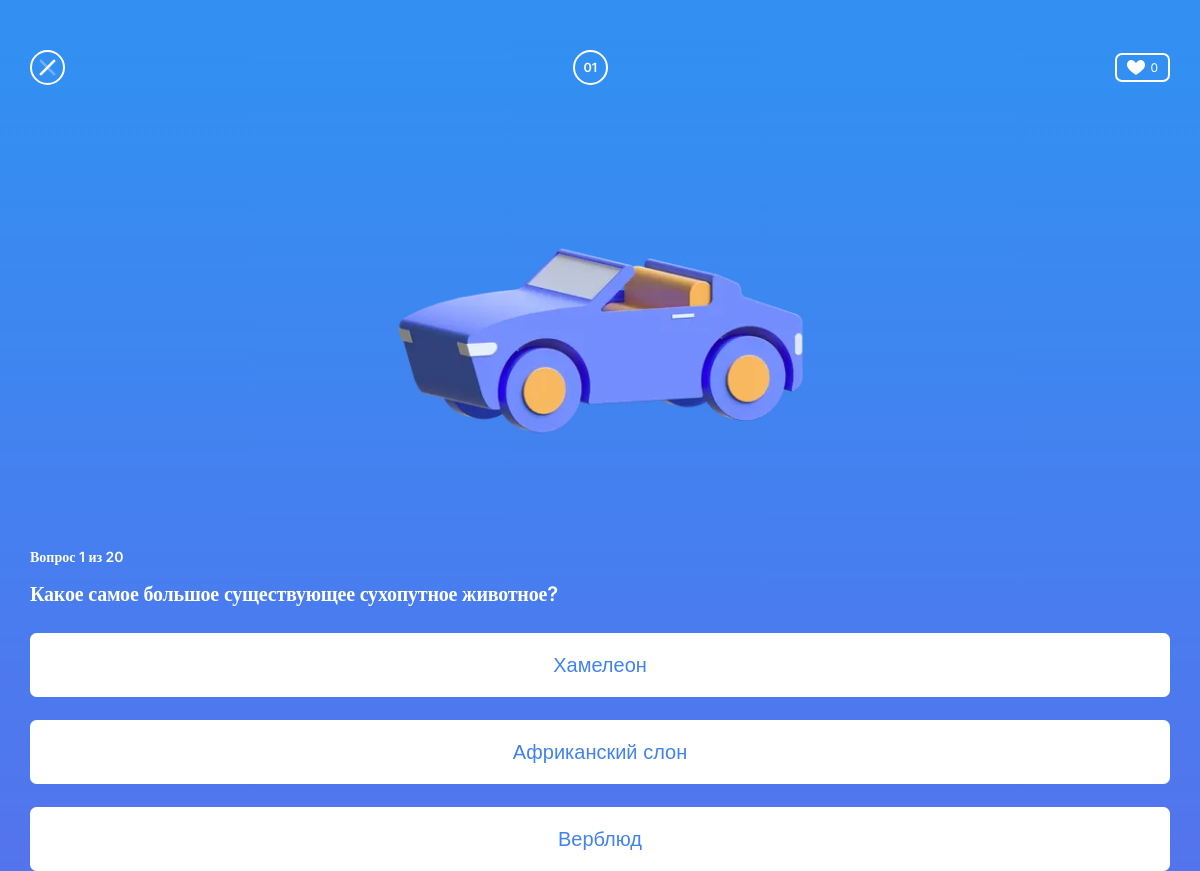
The page /pages/9/index.php on the database its author committed.
### tables this page shows
CREATE TABLE `questions` (
  `id` int(11) NOT NULL,
  `question_text` varchar(255) NOT NULL,
  `city_image` varchar(255) NOT NULL,
  `correct_answer` varchar(255) NOT NULL
);

### pages/9/index.php (the view, shortened to what this page needs)
<?php
$servername = "localhost";
$username = "root";
$password = "";
$dbname = "quiz_db";
$conn = new mysqli($servername, $username, $password, $dbname);
$currentQuestionId = $_SESSION['currentQuestionId'];
$query = "SELECT * FROM questions WHERE id = $currentQuestionId";
$result = $conn->query($query);
if ($result->num_rows > 0) {
    $question = $result->fetch_assoc();
    $questionText = $question['question_text'];
    $cityImage = $question['city_image'];
    $correctAnswer = $question['correct_answer'];
    $answers = array();
    $answers[] = $correctAnswer;
    if (strpos($questionText, 'животные') !== false || strpos($questionText, 'гиены') !== false) {
        $wrongAnswers = array(
            "Африканский слон", "Карликовая белозубка", "Анаконда", "Сокол-сапсан", "Кальмар гигантский", "Кролик",
            "Нарвал", "Жираф", "Сеул", "Обезьяна-тамарин", "Ворон", "Кашалот"
        );
    } else {
        $wrongAnswers = array(
            "Водомерка", "Кашалот", "Верблюд", "Нарвал",
            "Гепард", "Хамелеон", "Африканский слон",
            "Нет правильного ответа", "Иное", "Ворон", "Кашалот", "Обезьяна-тамарин"
        );
    }
    $wrongAnswers = array_diff($wrongAnswers, array($correctAnswer));
    $randomWrongAnswers = array_rand(array_flip($wrongAnswers), 2);
    $answers = array_merge($answers, $randomWrongAnswers);
    shuffle($answers);
}
?>
<!DOCTYPE html>
<html lang="ru">
<head>
    <link rel="stylesheet" href="styles/common.css">
    <link rel="stylesheet" href="styles/reset.css">
    <link rel="stylesheet" href="styles/style.css">
</head>
<body>
    <header>
        <div class="container">
            <div class="header_section">
            <a href="/pages/labs.php">
                <div class="header_close_img"></div>
            </a>
                <div class="counter-circle">
                    <span><?php echo str_pad($_SESSION['currentQuestionId'], 2, '0', STR_PAD_LEFT); ?></span>
                </div>
                <div class="header_like_section">
                    <div class="like_img"></div>
                    <div class="like_number"><?php echo $_SESSION['correctAnswers']; ?></div>
                </div>
            </div>
        </div>
    </header>
    <section>
        <div class="container">
            <div class="main_section">
                <div class="main_img" style="background-image: url('<?php echo htmlspecialchars($cityImage); ?>');"></div>
            </div>
            <div class="main_texts">
                <div class="main_title">Вопрос <?php echo $_SESSION['currentQuestionId'] . ' из 20'; ?></div>
                <div class="main_desc"><?php echo htmlspecialchars($questionText); ?></div>
            </div>
            <form method="POST" class="main_choice_all">
                <?php foreach ($answers as $answer): ?>
                    <div class="main_choice_button">
                        <button type="submit" name="answer" value="<?php echo htmlspecialchars($answer); ?>"><?php echo htmlspecialchars($answer); ?></button>
                    </div>
                <?php endforeach; ?>
            </form>
        </div>
    </section>
</body>
</html>

### pages/9/styles/common.css (style rules this page uses)
body, html { margin: 0; padding: 0; height: 100%; background: linear-gradient(180deg, #3290F2 0%, #5374ED 100%); }
body { font-family: "Jost", sans-serif; font-optical-sizing: auto; font-style: normal; height: 100vh; background-size: cover; background-position: center; background-repeat: no-repeat; background-color: #141515; background-size: 100% 100%; }
aside, nav, footer, header, section, main { display: block; }
input, textarea, button, select { font-family: inherit; font-size: inherit; color: inherit; background-color: transparent; }
button, input[type="submit"] { display: inline-block; box-shadow: none; background-color: transparent; background: none; cursor: pointer; }
.container { max-width: 1140px; margin: 0 auto; }

### pages/9/styles/style.css (style rules this page uses)
.header_close_img { width: 35px; height: 35px; background-position: center; background-repeat: no-repeat; background-image: url("/img/close.svg"); }
.counter-circle { width: 35px; height: 35px; border-radius: 50%; border: 2px solid white; background-color: transparent; display: flex; justify-content: center; align-items: center; color: #FFF; font-family: Inter; font-size: 12.6px; font-style: normal; font-weight: 600; line-height: normal; }
.header_like_section { display: flex; align-items: center; border-radius: 7px; border: 2px solid #FFF; padding: 5px 0px 5px 0px; }
.like_img { width: 18px; height: 15px; background-position: center; background-repeat: no-repeat; background-image: url("/img/Heart.svg"); margin-left: 10px; }
.like_number { color: #FFF; font-family: Inter; font-size: 12px; font-style: normal; font-weight: 400; line-height: normal; margin-right: 10px; margin-left: 5px; }
.header_section { margin-top: 50px; display: flex; justify-content: space-between; align-items: center; }
.main_img { width: 433px; height: 433px; background-position: center; background-repeat: no-repeat; background-image: url("/img/main_img.png"); }
.main_section { display: flex; justify-content: center; }
.main_title { color: #FFF; font-family: Inter; font-size: 14px; font-style: normal; font-weight: 600; line-height: normal; margin-top: 30px; }
.main_desc { color: #FFF; font-family: Inter; font-size: 20px; font-style: normal; font-weight: 600; line-height: 149.953%; letter-spacing: -0.2px; margin-top: 14px; }
.main_choice_button { width: auto; height: auto; border-radius: 6.5px; background: #FFF; color: #4282EF; font-family: 'Inter', sans-serif; font-size: 20px; font-style: normal; font-weight: 600; line-height: normal; padding: 20px 0; display: flex; justify-content: center; margin-top: 23px; border: none; cursor: pointer; transition: transform 0.3s ease, box-shadow 0.3s ease, background-color 0.3s ease, color 0.3s ease; }

### rows shown on the page
questions: city_image (picture), question_text "Какое самое большое существующее сухопутное животное?"

### other values the page prints
str_pad($_SESSION['currentQuestionId'], 2, '0', STR_PAD_LEFT) "01"
$_SESSION['correctAnswers'] "0"
$_SESSION['currentQuestionId'] "1"
$answer "Хамелеон"
$answer "Африканский слон"
$answer "Верблюд"
